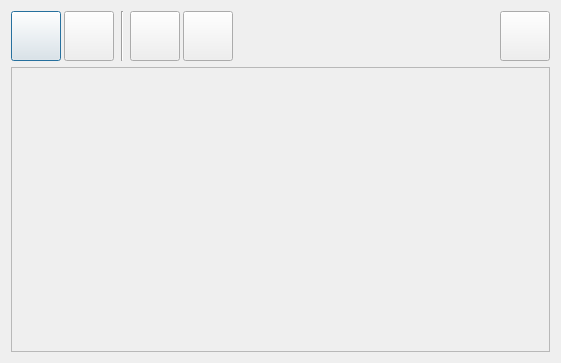
<?xml version="1.0" encoding="UTF-8"?>
<ui version="4.0">
 <class>OverlaysEditDialog</class>
 <widget class="QDialog" name="OverlaysEditDialog">
  <property name="geometry">
   <rect>
    <x>0</x>
    <y>0</y>
    <width>561</width>
    <height>363</height>
   </rect>
  </property>
  <property name="windowTitle">
   <string>Overlays</string>
  </property>
  <property name="styleSheet">
   <string notr="true">background-image: url(:/img/data/parchment.jpg);</string>
  </property>
  <layout class="QVBoxLayout" name="verticalLayout">
   <item>
    <layout class="QHBoxLayout" name="horizontalLayout_2">
     <property name="spacing">
      <number>3</number>
     </property>
     <item>
      <widget class="QPushButton" name="btnNew">
       <property name="minimumSize">
        <size>
         <width>50</width>
         <height>50</height>
        </size>
       </property>
       <property name="maximumSize">
        <size>
         <width>50</width>
         <height>50</height>
        </size>
       </property>
       <property name="toolTip">
        <string>Add Layer...</string>
       </property>
       <property name="text">
        <string/>
       </property>
       <property name="icon">
        <iconset resource="resources.qrc">
         <normaloff>:/img/data/icon_plus.png</normaloff>:/img/data/icon_plus.png</iconset>
       </property>
       <property name="iconSize">
        <size>
         <width>40</width>
         <height>40</height>
        </size>
       </property>
      </widget>
     </item>
     <item>
      <widget class="QPushButton" name="btnDelete">
       <property name="minimumSize">
        <size>
         <width>50</width>
         <height>50</height>
        </size>
       </property>
       <property name="maximumSize">
        <size>
         <width>50</width>
         <height>50</height>
        </size>
       </property>
       <property name="toolTip">
        <string>Remove Layer...</string>
       </property>
       <property name="text">
        <string/>
       </property>
       <property name="icon">
        <iconset resource="resources.qrc">
         <normaloff>:/img/data/icon_remove.png</normaloff>:/img/data/icon_remove.png</iconset>
       </property>
       <property name="iconSize">
        <size>
         <width>40</width>
         <height>40</height>
        </size>
       </property>
      </widget>
     </item>
     <item>
      <widget class="Line" name="line">
       <property name="minimumSize">
        <size>
         <width>10</width>
         <height>0</height>
        </size>
       </property>
       <property name="maximumSize">
        <size>
         <width>10</width>
         <height>16777215</height>
        </size>
       </property>
       <property name="orientation">
        <enum>Qt::Vertical</enum>
       </property>
      </widget>
     </item>
     <item>
      <widget class="QPushButton" name="btnUp">
       <property name="sizePolicy">
        <sizepolicy hsizetype="Fixed" vsizetype="Fixed">
         <horstretch>0</horstretch>
         <verstretch>0</verstretch>
        </sizepolicy>
       </property>
       <property name="minimumSize">
        <size>
         <width>50</width>
         <height>50</height>
        </size>
       </property>
       <property name="maximumSize">
        <size>
         <width>50</width>
         <height>50</height>
        </size>
       </property>
       <property name="toolTip">
        <string>Move Layer upwards/backwards</string>
       </property>
       <property name="text">
        <string/>
       </property>
       <property name="icon">
        <iconset resource="resources.qrc">
         <normaloff>:/img/data/icon_up.png</normaloff>:/img/data/icon_up.png</iconset>
       </property>
       <property name="iconSize">
        <size>
         <width>40</width>
         <height>40</height>
        </size>
       </property>
      </widget>
     </item>
     <item>
      <widget class="QPushButton" name="btnDown">
       <property name="sizePolicy">
        <sizepolicy hsizetype="Fixed" vsizetype="Fixed">
         <horstretch>0</horstretch>
         <verstretch>0</verstretch>
        </sizepolicy>
       </property>
       <property name="minimumSize">
        <size>
         <width>50</width>
         <height>50</height>
        </size>
       </property>
       <property name="maximumSize">
        <size>
         <width>50</width>
         <height>50</height>
        </size>
       </property>
       <property name="toolTip">
        <string>Move Layer downwards/forewards</string>
       </property>
       <property name="text">
        <string/>
       </property>
       <property name="icon">
        <iconset resource="resources.qrc">
         <normaloff>:/img/data/icon_down.png</normaloff>:/img/data/icon_down.png</iconset>
       </property>
       <property name="iconSize">
        <size>
         <width>40</width>
         <height>40</height>
        </size>
       </property>
      </widget>
     </item>
     <item>
      <spacer name="horizontalSpacer_2">
       <property name="orientation">
        <enum>Qt::Horizontal</enum>
       </property>
       <property name="sizeHint" stdset="0">
        <size>
         <width>40</width>
         <height>20</height>
        </size>
       </property>
      </spacer>
     </item>
     <item>
      <widget class="QPushButton" name="btnClose">
       <property name="minimumSize">
        <size>
         <width>50</width>
         <height>50</height>
        </size>
       </property>
       <property name="maximumSize">
        <size>
         <width>50</width>
         <height>50</height>
        </size>
       </property>
       <property name="toolTip">
        <string>Close</string>
       </property>
       <property name="text">
        <string/>
       </property>
       <property name="icon">
        <iconset resource="resources.qrc">
         <normaloff>:/img/data/icon_close.png</normaloff>:/img/data/icon_close.png</iconset>
       </property>
       <property name="iconSize">
        <size>
         <width>40</width>
         <height>40</height>
        </size>
       </property>
      </widget>
     </item>
    </layout>
   </item>
   <item>
    <widget class="QScrollArea" name="scrollArea">
     <property name="sizePolicy">
      <sizepolicy hsizetype="MinimumExpanding" vsizetype="Expanding">
       <horstretch>0</horstretch>
       <verstretch>0</verstretch>
      </sizepolicy>
     </property>
     <property name="verticalScrollBarPolicy">
      <enum>Qt::ScrollBarAsNeeded</enum>
     </property>
     <property name="widgetResizable">
      <bool>true</bool>
     </property>
     <widget class="QWidget" name="scrollAreaWidgetContents">
      <property name="geometry">
       <rect>
        <x>0</x>
        <y>0</y>
        <width>541</width>
        <height>285</height>
       </rect>
      </property>
     </widget>
    </widget>
   </item>
  </layout>
 </widget>
 <resources>
  <include location="resources.qrc"/>
 </resources>
 <connections/>
</ui>
